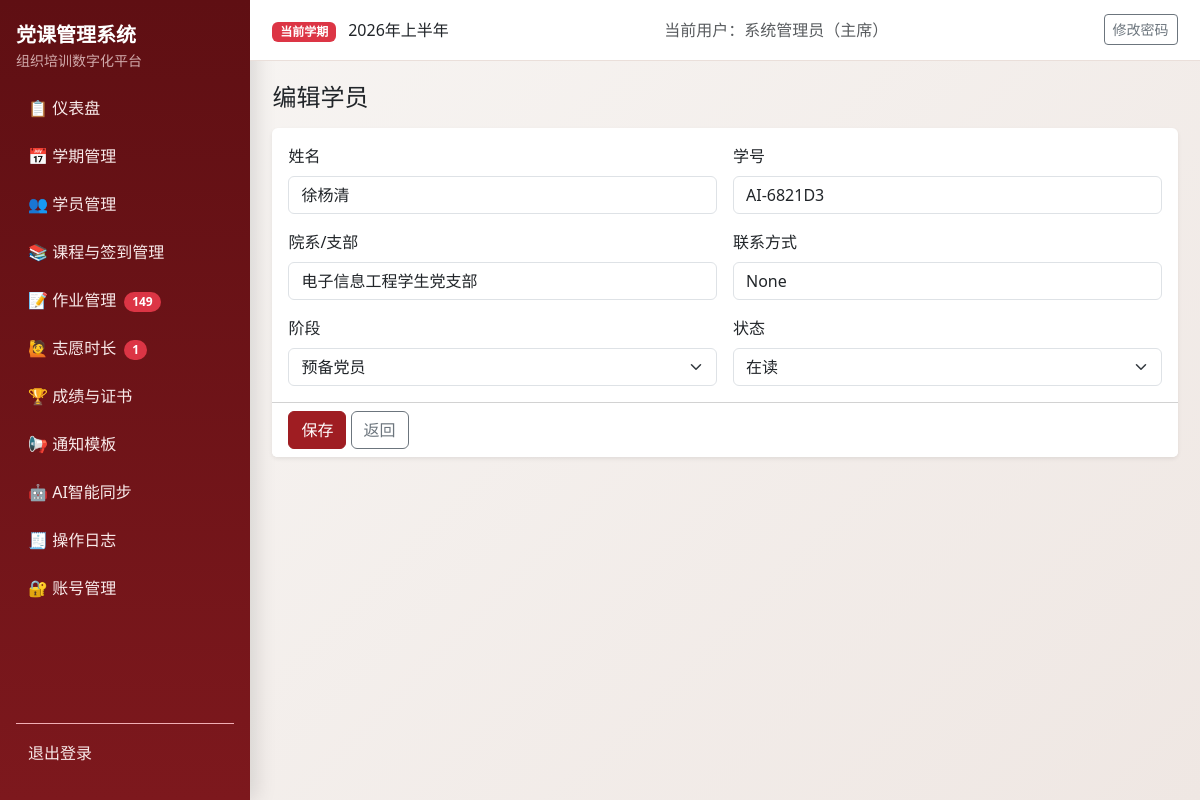
Page /students/7/edit (signed in) on the committed database.
### models.py (models this page shows, shortened)
class Semester(db.Model):
    __tablename__ = "semesters"
    id = db.Column(db.Integer, primary_key=True)
    name = db.Column(db.String(100), nullable=False)
    period_code = db.Column(db.String(20), nullable=True)
    period_positive = db.Column(db.String(20), nullable=True)
    period_development = db.Column(db.String(20), nullable=True)
    period_probationary = db.Column(db.String(20), nullable=True)
    year = db.Column(db.Integer, nullable=False)
    status = db.Column(db.String(20), nullable=False, default="active")
    exam_weight = db.Column(db.Integer, nullable=False, default=40)
    attendance_weight = db.Column(db.Integer, nullable=False, default=30)
    assignment_weight = db.Column(db.Integer, nullable=False, default=20)
    volunteer_weight = db.Column(db.Integer, nullable=False, default=10)
    pass_threshold = db.Column(db.Float, nullable=False, default=60.0)
    volunteer_target_hours = db.Column(db.Float, nullable=False, default=0.0)
    min_attendance_sessions = db.Column(db.Integer, nullable=False, default=2)
    created_at = db.Column(db.DateTime, default=datetime.utcnow, nullable=False)
    students = db.relationship("Student", back_populates="semester", cascade="all, delete-orphan")
    course_sessions = db.relationship("CourseSession", back_populates="semester", cascade="all, delete-orphan")
    assignments = db.relationship("Assignment", back_populates="semester", cascade="all, delete-orphan")
    volunteer_records = db.relationship(
        "VolunteerRecord", back_populates="semester", cascade="all, delete-orphan"
    )
    exam_records = db.relationship("ExamRecord", back_populates="semester", cascade="all, delete-orphan")
    final_scores = db.relationship("FinalScore", back_populates="semester", cascade="all, delete-orphan")

class User(UserMixin, db.Model):
    __tablename__ = "users"
    id = db.Column(db.Integer, primary_key=True)
    username = db.Column(db.String(80), unique=True, nullable=False, index=True)
    password_hash = db.Column(db.String(255), nullable=False)
    role = db.Column(db.String(20), nullable=False, default="staff")
    real_name = db.Column(db.String(80), nullable=True)
    created_at = db.Column(db.DateTime, default=datetime.utcnow, nullable=False)

class Student(db.Model):
    __tablename__ = "students"
    __table_args__ = (
        db.UniqueConstraint("semester_id", "student_id", "stage", name="uq_student_semester_student_stage"),
    )
    id = db.Column(db.Integer, primary_key=True)
    semester_id = db.Column(db.Integer, db.ForeignKey("semesters.id"), nullable=False, index=True)
    name = db.Column(db.String(80), nullable=False)
    student_id = db.Column(db.String(50), nullable=False)
    department = db.Column(db.String(120), nullable=True)
    stage = db.Column(db.String(20), nullable=False)
    contact = db.Column(db.String(120), nullable=True)
    group_number = db.Column(db.Integer, nullable=True)
    is_group_leader = db.Column(db.Boolean, nullable=False, default=False)
    status = db.Column(db.String(20), nullable=False, default="在读")
    disqualified_reason = db.Column(db.String(255), nullable=True)
    semester = db.relationship("Semester", back_populates="students")
    attendances = db.relationship("Attendance", back_populates="student", cascade="all, delete-orphan")
    assignments = db.relationship("Assignment", back_populates="student", cascade="all, delete-orphan")
    volunteer_records = db.relationship(
        "VolunteerRecord", back_populates="student", cascade="all, delete-orphan"
    )
    exam_records = db.relationship("ExamRecord", back_populates="student", cascade="all, delete-orphan")
    final_scores = db.relationship("FinalScore", back_populates="student", cascade="all, delete-orphan")

### blueprints/students.py (the view, shortened to what this page needs)
@students_bp.route("/<int:student_id>/edit", methods=["GET", "POST"])
@login_required
def edit_student(student_id: int):
	student = db.session.get(Student, student_id)
	if not student:
		flash("学员不存在。", "danger")
		return redirect(url_for("students_bp.list_students"))
	return render_template("students/form.html", student=student)

### authz.py (called while the page is built)
def normalize_role(role: str | None) -> str:
    value = (role or "staff").strip().lower()
    if value not in ROLE_LABELS:
        return "staff"
    return value

def role_label(role: str | None) -> str:
    return ROLE_LABELS.get(normalize_role(role), "干事")

def can_view_logs(role: str | None) -> bool:
    return normalize_role(role) in {"admin", "minister"}

def can_manage_accounts(role: str | None) -> bool:
    return normalize_role(role) == "admin"

def can_edit_notification_templates(role: str | None) -> bool:
    return normalize_role(role) in {"admin", "minister"}

### templates/students/form.html (shortened to what this page needs)
{% extends "base.html" %}
{% block content %}
<h1 class="h4 mb-3">{{ '编辑学员' if student else '新增学员' }}</h1>
<form method="post" class="card border-0 shadow-sm">
  <div class="card-body row g-3">
    <div class="col-md-6"><label class="form-label">姓名</label><input class="form-control" name="name" required maxlength="80" value="{{ student.name if student else '' }}"></div>
    <div class="col-md-6"><label class="form-label">学号</label><input class="form-control" name="student_id" required maxlength="50" value="{{ student.student_id if student else '' }}"></div>
    <div class="col-md-6"><label class="form-label">院系/支部</label><input class="form-control" name="department" value="{{ student.department if student else '' }}"></div>
    <div class="col-md-6"><label class="form-label">联系方式</label><input class="form-control" name="contact" maxlength="120" value="{{ student.contact if student else '' }}"></div>
    <div class="col-md-6">
      <label class="form-label">阶段</label>
      <select class="form-select" name="stage">
        {% for item in ['积极分子','发展对象','预备党员'] %}
          <option value="{{ item }}" {% if student and student.stage == item %}selected{% endif %}>{{ item }}</option>
        {% endfor %}
      </select>
    </div>
    {% if student %}
    <div class="col-md-6">
      <label class="form-label">状态</label>
      <select class="form-select" name="status">
        {% for st in ['在读','通过','未通过','取消资格'] %}
          <option value="{{ st }}" {% if student.status == st %}selected{% endif %}>{{ st }}</option>
        {% endfor %}
      </select>
    </div>
    {% endif %}
  </div>
  <div class="card-footer bg-white">
    <button class="btn btn-primary">保存</button>
    <a class="btn btn-outline-secondary" href="{{ url_for('students_bp.list_students') }}">返回</a>
  </div>
</form>
{% endblock %}

### templates/base.html (shortened to what this page needs)
<!doctype html>
<html lang="zh-CN">
<head>
  <link href="https://cdn.jsdelivr.net/npm/bootstrap@5.3.3/dist/css/bootstrap.min.css" rel="stylesheet">
</head>
<body>
  {% if current_user.is_authenticated %}
  <div class="layout">
    <aside class="sidebar d-flex flex-column">
      <div class="mb-3">
        <div class="fw-bold fs-5 text-white">党课管理系统</div>
        <div class="small opacity-75">组织培训数字化平台</div>
      </div>
      <nav class="nav flex-column mb-3">
        <a class="nav-link" href="{{ url_for('auth_bp.dashboard') }}">📋 仪表盘</a>
        <a class="nav-link" href="{{ url_for('semester_bp.list_semesters') }}">📅 学期管理</a>
        <a class="nav-link" href="{{ url_for('students_bp.list_students') }}">👥 学员管理</a>
        <a class="nav-link" href="{{ url_for('courses_bp.list_courses') }}">📚 课程与签到管理</a>
        <a class="nav-link" href="{{ url_for('assignments_bp.assignments_overview') }}">📝 作业管理
          {% if pending_assignment_students > 0 %}
            <span class="badge rounded-pill text-bg-danger ms-1">{{ pending_assignment_students }}</span>
          {% endif %}
        </a>
        <a class="nav-link" href="{{ url_for('volunteers_bp.volunteer_overview') }}">🙋 志愿时长
          {% if pending_volunteer_records > 0 %}
            <span class="badge rounded-pill text-bg-danger ms-1">{{ pending_volunteer_records }}</span>
          {% endif %}
        </a>
        <a class="nav-link" href="{{ url_for('scores_bp.result_overview') }}">🏆 成绩与证书</a>
        <a class="nav-link" href="{{ url_for('notifications_bp.template_list') }}">📢 通知模板</a>
        <a class="nav-link" href="{{ url_for('ai_tools_bp.index') }}">🤖 AI智能同步</a>
        {% if can_view_logs %}
        <a class="nav-link" href="{{ url_for('auth_bp.operation_logs') }}">🧾 操作日志</a>
        {% endif %}
        {% if can_manage_accounts %}
        <a class="nav-link" href="{{ url_for('auth_bp.account_list') }}">🔐 账号管理</a>
        {% endif %}
      </nav>
      <div class="mt-auto pt-2 border-top border-danger-subtle">
        <a class="nav-link" href="{{ url_for('auth_bp.logout') }}">退出登录</a>
      </div>
    </aside>
    <div class="content-wrap">
      <header class="topbar">
        <div>
          <span class="badge text-bg-danger">当前学期</span>
          <span class="ms-2">{{ current_semester.name if current_semester else '未设置激活学期' }}</span>
        </div>
        <div class="text-muted">当前用户：{{ current_user.real_name or current_user.username }}（{{ current_user_role_label }}）</div>
        <div>
          <a class="btn btn-sm btn-outline-secondary" href="{{ url_for('auth_bp.change_password') }}">修改密码</a>
        </div>
      </header>
      <main class="page-content">
        {% block content %}{% endblock %}
      </main>
    </div>
  </div>
  {% else %}
    {% block auth_content %}{% endblock %}
  {% endif %}
</body>
</html>

### templates/base.html (style rules this page uses)
:root { --pc-primary: #9f1d22; --pc-primary-dark: #7f1519; --pc-sidebar-bg: #5f0f13; --pc-sidebar-text: #f6dddd; --pc-bg: #f8f6f4; --pc-card: #ffffff; }
body { background: linear-gradient(135deg, #f8f6f4 0%, #efe7e3 100%); min-height: 100vh; }
.layout { display: flex; min-height: 100vh; }
.sidebar { width: 250px; background: linear-gradient(180deg, var(--pc-sidebar-bg), #7d181d); color: var(--pc-sidebar-text); position: fixed; top: 0; left: 0; bottom: 0; padding: 1.25rem 1rem; box-shadow: 6px 0 20px rgba(0, 0, 0, 0.12); }
.sidebar .nav-link { color: #f8eaea; border-radius: 10px; margin-bottom: 0.4rem; padding: 0.55rem 0.75rem; }
.content-wrap { margin-left: 250px; width: calc(100% - 250px); }
.topbar { background: var(--pc-card); border-bottom: 1px solid #eadfda; padding: 0.9rem 1.4rem; display: flex; justify-content: space-between; align-items: center; position: sticky; top: 0; z-index: 5; }
.page-content { padding: 1.4rem; }
.btn-primary { background-color: var(--pc-primary); border-color: var(--pc-primary); }

### rows in the picture
Semester: name "2026年上半年"
User: real_name "系统管理员"
Student: name "徐杨清", student_id "AI-6821D3", department "电子信息工程学生党支部", contact "None", stage "预备党员", status "在读"

### other values in the picture
{{ pending_assignment_students }} "149"
{{ pending_volunteer_records }} "1"
{{ current_user_role_label }} "主席"
{{ '编辑学员' if student else '新增学员' }} "编辑学员"
